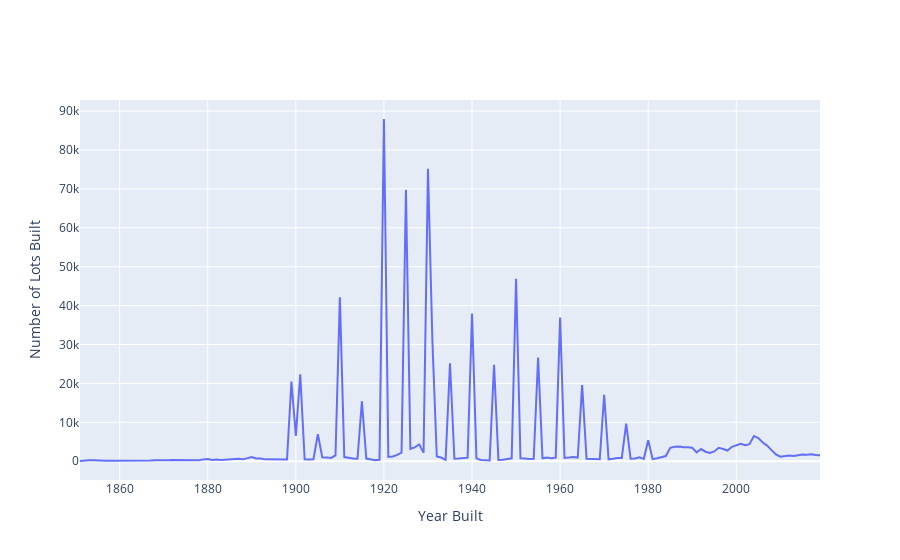

Notebook source saved alongside this figure:
### Markdown cell above
## Part 1: Binning and Aggregation

Binning is a common strategy for visualizing large datasets. Binning is inherent to a few types of visualizations, such as histograms and [2D histograms](https://plot.ly/python/2D-Histogram/) (also check out their close relatives: [2D density plots](https://plot.ly/python/2d-density-plots/) and the more general form: [heatmaps](https://plot.ly/python/heatmaps/).

While these visualization types explicitly include binning, any type of visualization used with aggregated data can be looked at in the same way. For example, lets say we wanted to look at building construction over time. This would be best viewed as a line graph, but we can still think of our results as being binned by year:

### Code cell
trace = go.Scatter(
    # I'm choosing BBL here because I know it's a unique key.
    x = ny.groupby('yearbuilt').count()['bbl'].index,
    y = ny.groupby('yearbuilt').count()['bbl']
)

layout = go.Layout(
    xaxis = dict(title = 'Year Built'),
    yaxis = dict(title = 'Number of Lots Built')
)

fig = go.FigureWidget(data = [trace], layout = layout)

fig.show()

### Figure 1 — Plotly figure (JSON) as saved in the notebook; plotly's stock layout.template omitted (floating-point values rounded to 4 significant figures; data arrays with more than 128 entries replaced by an {"elided": "..."} marker saying what was removed)
{"data": [{"type": "scatter", "uid": "5a74a073-cac5-40ca-bb0c-9aec4ed4c9ca", "x": {"elided": "169 int values"}, "y": {"elided": "169 int values"}}], "layout": {"xaxis": {"title": {"text": "Year Built"}}, "yaxis": {"title": {"text": "Number of Lots Built"}}}}
